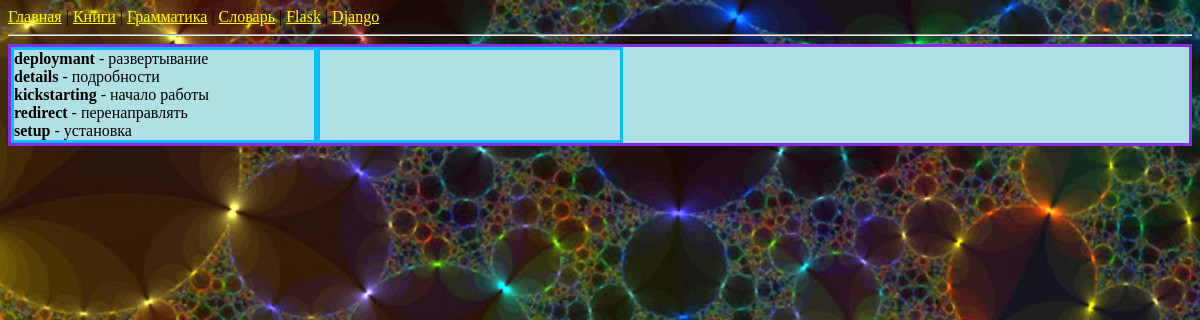
Before: /eng_2/ with the older database file.
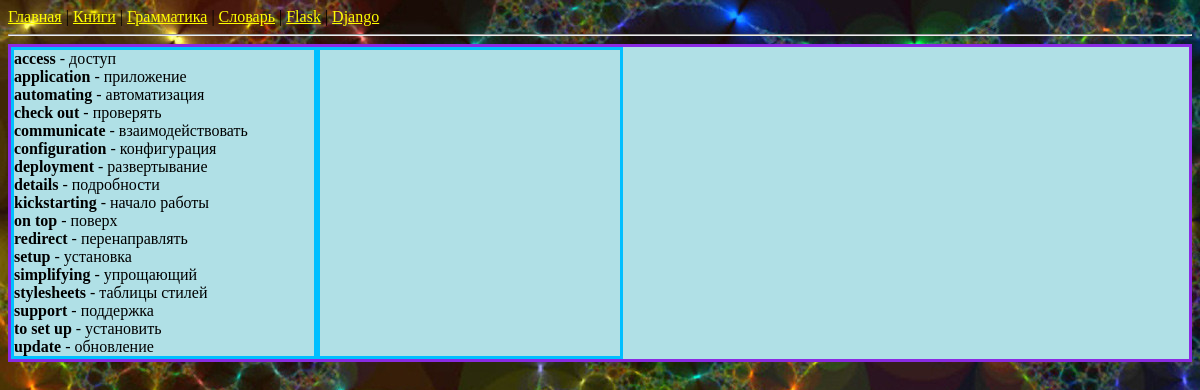
After: the same page with the newer database file.
### main/models.py (models this page shows)
class Dictionary(models.Model):
    word = models.CharField(max_length=50)
    translation = models.CharField(max_length=50)

### main/views.py (the view)
def dictionary(request):
    words1 = Dictionary.objects.order_by('word')[:50]
    words2 = Dictionary.objects.order_by('word')[51:]
    return render(request, 'main/dictionary.html', {"words1": words1, "words2": words2})

### main/templates/main/dictionary.html (shortened to what this page needs)
{% extends "main/base.html" %}
    {% block content %}
    <div id="content">
    <div class="items">
        <div class="item">
            {% for w in words1 %}
               <b>  {{ w.word }} </b> -  {{ w.translation }} <br>
            {% endfor %}
        </div>
       <div class="item">
        </div>
    </div>
    </div>
    {% endblock %}

### main/templates/main/base.html (shortened to what this page needs)
<!DOCTYPE html>
<html lang="ru">
<head>
    {% load static %}
    <link rel="stylesheet" href="{% static 'main/styles.css' %}" />
</head>
<body>
    <a href="{% url 'home' %}">Главная</a> | <a href="{% url 'books' %}">Книги</a> |
    <a href="{% url 'grammar' %}">Грамматика</a> | <a href="{% url 'dictionary' %}">Словарь</a> |
    <a href="{% url 'flask' %}">Flask</a> | <a href="{% url 'django' %}">Django</a>
    <hr>
	{% block content %}{% endblock %}
</body>
</html>

### main/static/main/styles.css (style rules this page uses)
#content { background: powderblue; }
body { background-image: url(fractal.jpg); }
a { color: yellow; }
b { font-size: 12pt; font-family: mv boli; }
.items { display: flex; flex-direction: row; border: 3px solid blueviolet; }
.item { width: 300px; border: 3px solid deepskyblue; }

Changed rows visible on the page:
added Dictionary: word "access", translation "доступ"
added Dictionary: word "application", translation "приложение"
added Dictionary: word "automating", translation "автоматизация"
added Dictionary: word "check out", translation "проверять"
added Dictionary: word "communicate", translation "взаимодействовать"
added Dictionary: word "configuration", translation "конфигурация"
changed Dictionary "развертывание": word "deploymant" → "deployment"
added Dictionary: word "on top", translation "поверх"
added Dictionary: word "simplifying", translation "упрощающий"
added Dictionary: word "stylesheets", translation "таблицы стилей"
added Dictionary: word "support", translation "поддержка"
added Dictionary: word "to set up", translation "установить"
added Dictionary: word "update", translation "обновление"
